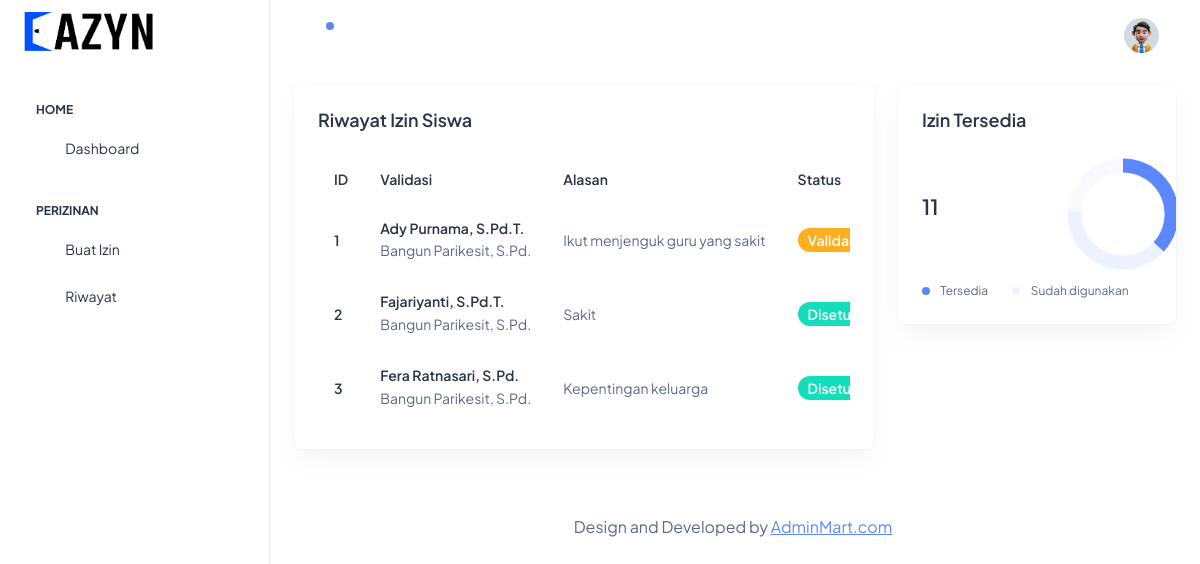
The page / on the database its author committed.
### tables this page shows
CREATE TABLE `izin` (
  `id` int(11) NOT NULL,
  `siswa_id` int(11) NOT NULL,
  `guru_id` int(11) DEFAULT NULL,
  `bk_id` int(11) DEFAULT NULL,
  `alasan` varchar(200) NOT NULL,
  `kode` int(5) NOT NULL,
  `waktu` varchar(8) NOT NULL,
  `tanggal` datetime NOT NULL DEFAULT current_timestamp(),
  `is_approved` int(11) NOT NULL DEFAULT 0,
  `file_pendukung` varchar(100) DEFAULT NULL
);

CREATE TABLE `guru` (
  `id` int(11) NOT NULL,
  `nama` varchar(50) NOT NULL,
  `mapel` varchar(50) NOT NULL,
  `username` varchar(10) NOT NULL,
  `password` varchar(20) NOT NULL,
  `nip` varchar(20) NOT NULL,
  `foto` varchar(100) NOT NULL
);

CREATE TABLE `bk` (
  `id` int(11) NOT NULL,
  `nama` varchar(50) NOT NULL,
  `username` varchar(10) NOT NULL,
  `password` varchar(20) NOT NULL
);

### index.php (the view, shortened to what this page needs)
<?php
require_once("config/connect.php");
$query = "select izin.*, guru.nama as nama_guru, bk.nama as nama_bk from izin
          inner join guru on guru.id=izin.guru_id
          inner join bk on bk.id = izin.bk_id
          where siswa_id = 2";
$run_sql = mysqli_query($is_connect, $query);
?>
<!doctype html>
<html lang="en">
<head>
  <link rel="stylesheet" href="assets//css/styles.min.css" />
</head>
<body>
  <div class="page-wrapper" id="main-wrapper" data-layout="vertical" data-navbarbg="skin6" data-sidebartype="full"
    data-sidebar-position="fixed" data-header-position="fixed">
    <aside class="left-sidebar">
      <div>
        <div class="brand-logo d-flex align-items-center justify-content-between">
          <a href="./index.html" class="text-nowrap logo-img">
            <img src="assets/images/logos/eazyn-logo.png" width="130" alt="" />
          </a>
        </div>
        <nav class="sidebar-nav scroll-sidebar" data-simplebar="">
          <ul id="sidebarnav">
            <li class="nav-small-cap">
              <span class="hide-menu">Home</span>
            </li>
            <li class="sidebar-item">
              <a class="sidebar-link" href="./index.html" aria-expanded="false">
                <span>
                  <i class="ti ti-layout-dashboard"></i>
                </span>
                <span class="hide-menu">Dashboard</span>
              </a>
            </li>
            <li class="nav-small-cap">
              <span class="hide-menu">Perizinan</span>
            </li>
            <li class="sidebar-item">
              <a class="sidebar-link" href="./ui-buat-izin.html" aria-expanded="false">
                <span>
                  <i class="ti ti-article"></i>
                </span>
                <span class="hide-menu">Buat Izin</span>
              </a>
            </li>
            <li class="sidebar-item">
              <a class="sidebar-link" href="./riwayat.html" aria-expanded="false">
                <span>
                  <i class="ti ti-alert-circle"></i>
                </span>
                <span class="hide-menu">Riwayat</span>
              </a>
            </li>
          </ul>
        </nav>
      </div>
    </aside>
    <div class="body-wrapper">
      <header class="app-header">
        <nav class="navbar navbar-expand-lg navbar-light">
          <ul class="navbar-nav">
            <li class="nav-item">
              <a class="nav-link nav-icon-hover" href="javascript:void(0)">
                <i class="ti ti-bell-ringing"></i>
                <div class="notification bg-primary rounded-circle"></div>
              </a>
            </li>
          </ul>
          <div class="navbar-collapse justify-content-end px-0" id="navbarNav">
            <ul class="navbar-nav flex-row ms-auto align-items-center justify-content-end">
              <li class="nav-item dropdown">
                <a class="nav-link nav-icon-hover" href="javascript:void(0)" id="drop2" data-bs-toggle="dropdown"
                  aria-expanded="false">
                  <img src="assets//images/profile/user-1.jpg" alt="" width="35" height="35" class="rounded-circle">
                </a>
              </li>
            </ul>
          </div>
        </nav>
      </header>
      <div class="container-fluid">
        <div class="row">
          <div class="col-lg-8 d-flex align-items-strech">
            <div class="card w-100">
              <div class="card-body p-4">
                <h5 class="card-title fw-semibold mb-4">Riwayat Izin Siswa</h5>
                <div class="table-responsive">
                  <table class="table text-nowrap mb-0 align-middle">
                    <thead class="text-dark fs-4">
                      <tr>
                        <th class="border-bottom-0">
                          <h6 class="fw-semibold mb-0">ID</h6>
                        </th>
                        <th class="border-bottom-0">
                          <h6 class="fw-semibold mb-0">Validasi</h6>
                        </th>
                        <th class="border-bottom-0">
                          <h6 class="fw-semibold mb-0">Alasan</h6>
                        </th>
                        <th class="border-bottom-0">
                          <h6 class="fw-semibold mb-0">Status</h6>
                        </th>
                      </tr>
                    </thead>
                    <tbody>
                    <?php
                    $fetch_data = mysqli_fetch_all($run_sql, MYSQLI_BOTH);
                    foreach($fetch_data as $data){
                      ?>
                    <tr>
                      <td class="border-bottom-0"><h6 class="fw-semibold mb-0"><?php echo $data["id"]?></h6></td>
                      <td class="border-bottom-0">
                          <h6 class="fw-semibold mb-1"><?php echo $data["nama_guru"]?></h6>
                          <?php echo $data["nama_bk"]?>
                      </td>
                      <td class="border-bottom-0">
                        <p class="mb-0 fw-normal"><?php echo $data["alasan"]?></p>
                      </td>
                      <td class="border-bottom-0">
                        <div class="d-flex align-items-center gap-2">
                          <?php
                          if($data["is_approved"] == 0){
                          ?>
                          <span class="badge bg-info rounded-3 fw-semibold">Ajukan</span>
                          <?php
                          }elseif($data["is_approved"] == 1){
                          ?>
                          <span class="badge bg-warning rounded-3 fw-semibold">Validasi Guru</span>
                          <?php
                          }elseif($data["is_approved"] == 2){
                          ?>
                          <span class="badge bg-success rounded-3 fw-semibold">Disetujui</span>
                          <?php
                          }elseif($data["is_approved"] == 3){
                          ?>
                          <span class="badge bg-danger rounded-3 fw-semibold">Ditolak</span>
                          <?php
                          }
                          ?>
                        </div>
                      </td>
                    </tr>
                      <?php
                        }
                      ?>
                        </div>
                </div>
              </div>
            </div>
          </div>
          <div class="col-lg-4">
            <div class="row">
              <div class="col-lg-12">
                <div class="card overflow-hidden">
                  <div class="card-body p-4">
                    <h5 class="card-title mb-9 fw-semibold">
                      Izin Tersedia
                    </h5>
                    <div class="row align-items-center">
                      <div class="col-8">
                        <?php
                        $query = "select value from settings where nama_setting = 'pembatasan'";
                        $query1 = "select count(10) as jumlah_izin from izin where siswa_id = 2 and is_approved != 2";
                        $sql = mysqli_query($is_connect, $query);
                        $sql1 = mysqli_query($is_connect, $query1);
                        $fetch_data1 = mysqli_fetch_all($sql, MYSQLI_ASSOC);
                        $fetch_data2 = mysqli_fetch_all($sql1, MYSQLI_ASSOC)
                        ?>
                        <h4 class="fw-semibold mb-3"><?php echo $fetch_data1[0]['value'] - $fetch_data2[0]['jumlah_izin'];?></h4>
                      </div>
                      <div class="col-4">
                        <div class="d-flex justify-content-center">
                          <div id="breakup"></div>
                        </div>
                      </div>
                      <div class="col-12">
                        <div class="d-flex align-items-center">
                          <div class="me-4">
                            <span
                              class="round-8 bg-primary rounded-circle me-2 d-inline-block"
                            ></span>
                            <span class="fs-2">Tersedia</span>
                          </div>
                          <div>
                            <span
                              class="round-8 bg-light-primary rounded-circle me-2 d-inline-block"
                            ></span>
                            <span class="fs-2">Sudah digunakan</span>
                          </div>
                        </div>
                    </div>
                    </div>
                  </div>
                </div>
              </div>
              </div>
            </div>
          </div>
        </div>
        <div class="py-6 px-6 text-center">
          <p class="mb-0 fs-4">Design and Developed by <a href="https://adminmart.com/" target="_blank" class="pe-1 text-primary text-decoration-underline">AdminMart.com</a></p>
        </div>
      </div>
</body>
</html>

### rows shown on the page
izin: id "1", guru.nama "Ady Purnama, S.Pd.T.", bk.nama "Bangun Parikesit, S.Pd.", alasan "Ikut menjenguk guru yang sakit", is_approved "Validasi Guru"
izin: id "2", guru.nama "Fajariyanti, S.Pd.T.", bk.nama "Bangun Parikesit, S.Pd.", alasan "Sakit", is_approved "Disetujui"
izin: id "3", guru.nama "Fera Ratnasari, S.Pd.", bk.nama "Bangun Parikesit, S.Pd.", alasan "Kepentingan keluarga", is_approved "Disetujui"

### other values the page prints
$fetch_data1[0]['value'] - $fetch_data2[0]['jumlah_izin'] "11"
